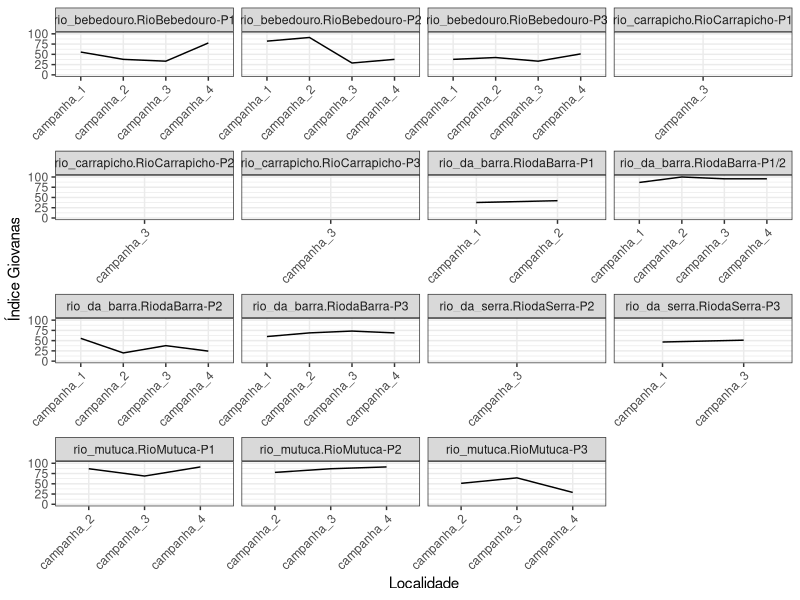

This chart was generated by the following R code:
library(tidyverse)



################################## Configurações ###############################
set.seed(1994)
pontos_referencia <- c("RiodaBarra-P1/2", "RioMutuca-P1")
pontos_impactado <- c("RiodaBarra-P2", "RioMutuca-P3")

metodos_de_amostragem <- c("D Net")
vetor_respostas <- c(
  "aspt", "bmwp", "ept_riqueza", "relativo_odonata", 
  "relativo_trichoptera", "riqueza_familias", 
  "riqueza_familias_ephemeroptera", 
  "riqueza_familias_trichoptera", "shannon_familias")

nota_maxima <- length(vetor_respostas) * 5

# Pastas de figuras
pasta_figuras <- "figuras/indice_multimetrico"
if (!dir.exists(pasta_figuras)) {
  dir.create(pasta_figuras, recursive = TRUE)
}

# Pasta de tabelas
pasta_tabelas <- "tabelas/indice_multimetrico"
if (!dir.exists(pasta_tabelas)) {
  dir.create(pasta_tabelas, recursive = TRUE)
}

################################## Carregar dados ##############################
indices_df <- read_csv("dados/processado/matriz_indices_imaturos_piata.csv")


############################## Pre-processamento ###############################
# Adicionar coluna de impacto
indices_df <- indices_df %>%
  mutate(
    impacto = case_when(
      locality_name %in% pontos_referencia ~ "referencia",
      locality_name %in% pontos_impactado ~ "impactado",
      TRUE ~ "desconsiderado"
    )
  ) 

dados_filtrados <- indices_df %>%
  filter(impacto != "desconsiderado") %>%
  filter(method %in% metodos_de_amostragem) %>%
  mutate(
    impacto = as.factor(impacto),
    method = as.factor(method)
  )



############################### Detectando limiares ############################
estatisticas_df <- data.frame()

for (i in vetor_respostas) {
  print(paste("Analisando índice:", i))
  
  estatisticas <- dados_filtrados %>%
    filter(impacto == "referencia") %>%
    mutate(
      minimo = min(.data[[i]]),
      quartil_25 = quantile(.data[[i]], 0.25, na.rm = TRUE),
      quartil_50 = quantile(.data[[i]], 0.50, na.rm = TRUE),
      quartil_75 = quantile(.data[[i]], 0.75, na.rm = TRUE),
      maximo = max(.data[[i]]),
      metade = quartil_25 / 2
      ) %>%
    mutate(metrica = i) %>%
    select(metrica, quartil_25, quartil_50, quartil_75, maximo, metade) %>%
    group_by(metrica) %>%
    summarise_if(is.numeric, mean, na.rm = TRUE)

  estatisticas_df <- rbind(estatisticas_df, estatisticas)
}

############################### Aplicando a taela completa #####################
statisticas_df_limpa <- estatisticas_df %>%
  select(metrica, quartil_25, metade)

indices_rebalanceados_df <- indices_df %>%
  filter(method %in% metodos_de_amostragem) %>%
  select(campanha, rio, locality_name, vetor_respostas) %>%
  pivot_longer(
    cols = all_of(vetor_respostas),
    names_to = "metrica",
    values_to = "valor"
  ) %>%
  left_join(statisticas_df_limpa, by = "metrica") %>%
  mutate(
    nota = case_when(
      valor >= quartil_25 ~ 5,
      valor >= metade & valor < quartil_25 ~ 3,
      valor < metade ~ 1,
      TRUE ~ NA_real_
    )
  ) 



giovanas_index <- indices_rebalanceados_df %>%
  group_by (campanha, rio, locality_name) %>%
  summarise(giovanas_index = sum(nota)) %>%
  ungroup() %>%
  mutate(giovanas_index_relative = giovanas_index / nota_maxima * 100)



str(giovanas_index)

# Atribuir notas


giovanas_index %>% 
  ggplot(aes(x = campanha, y = giovanas_index_relative, fill = campanha)) +
  geom_line(aes(group = 1)) +
  facet_wrap(~ interaction(rio, locality_name), scales = "free_x") +
  labs(
    x = "Localidade",
    y = "Índice Giovanas",
    fill = "Rio"
  ) +
  theme_bw() +
  theme(
    axis.text.x = element_text(angle = 45, hjust = 1)
  ) +
  ylim(0, NA)



write_csv(estatisticas_df, "dados/processado/multimetrico_bocaina_limiares.csv")
